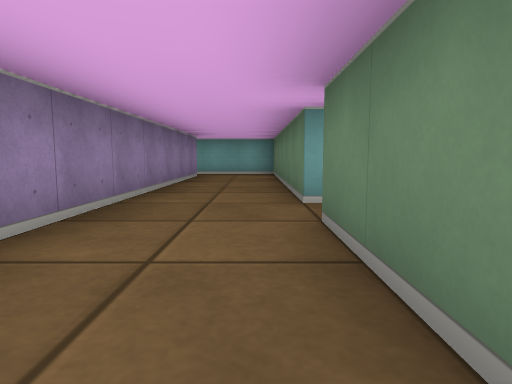
view 1 (above)

18 first-person views from a walk through a cub3D maze. The camera is about half as high as the walls, tilts 6° down and sees 75° across. The floor is counted in squares. Each view is taken from the middle of a square. On the plan, view 1 faces up. The plan holds only what a view shows up to about 9 squares ahead; the rest is blank.

view 2
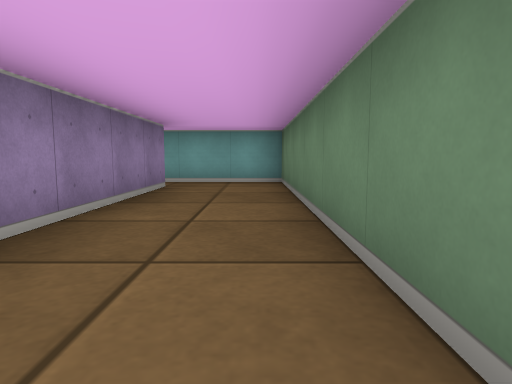

view 3
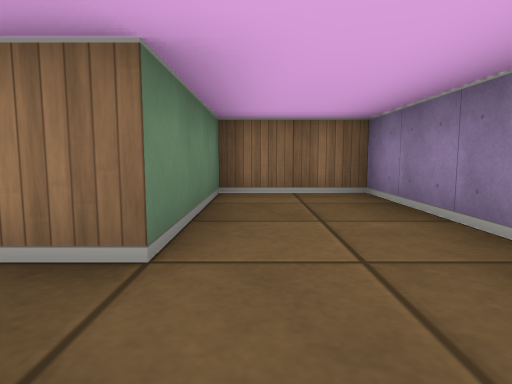

view 4
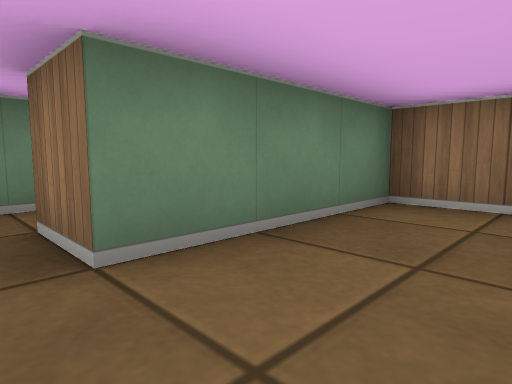

view 5
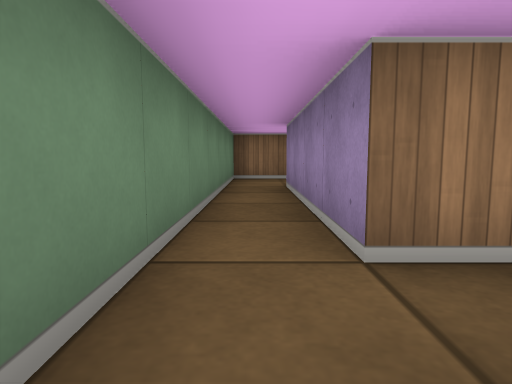

view 6
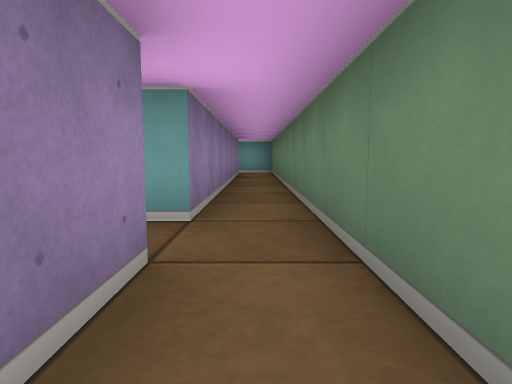

view 7
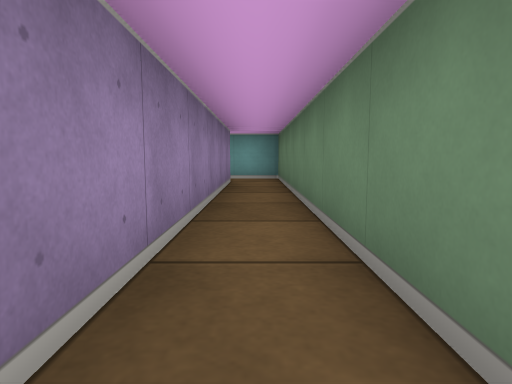

view 8
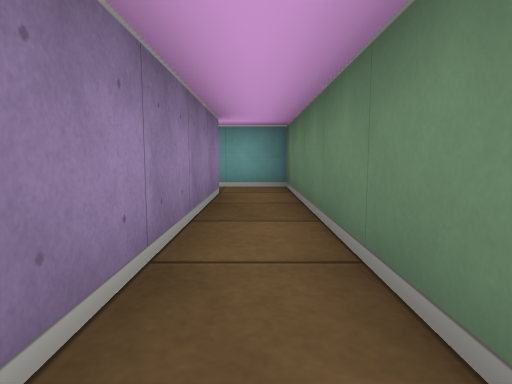

view 9
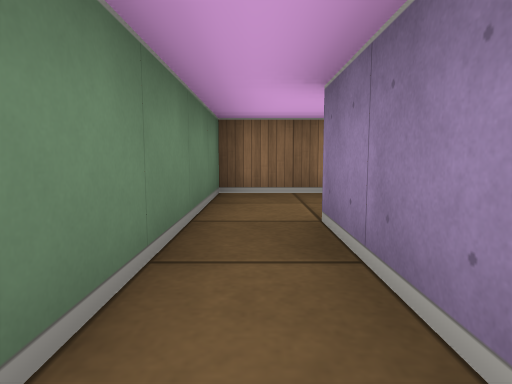

view 10
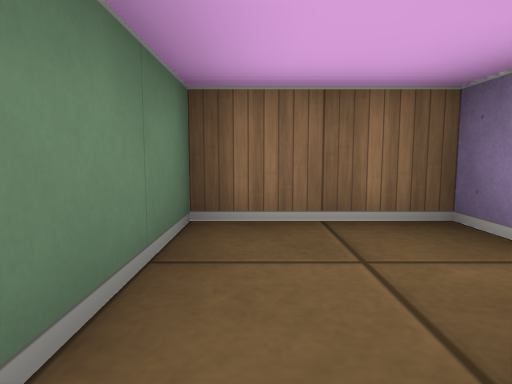

view 11
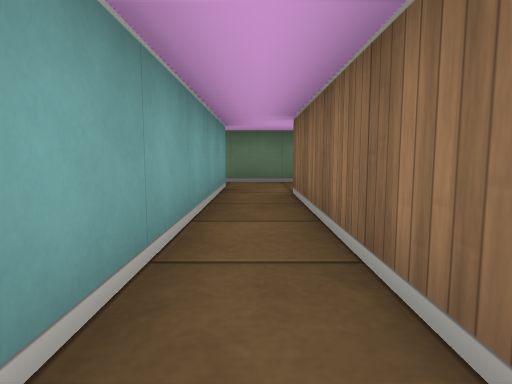

view 12
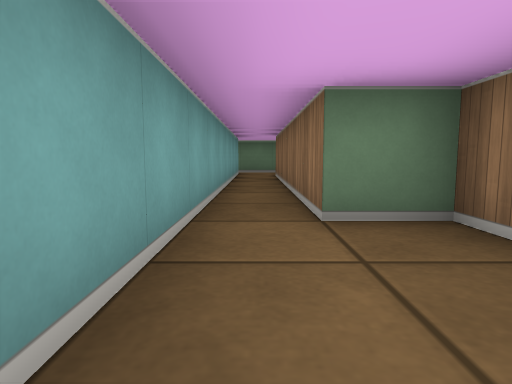

view 13
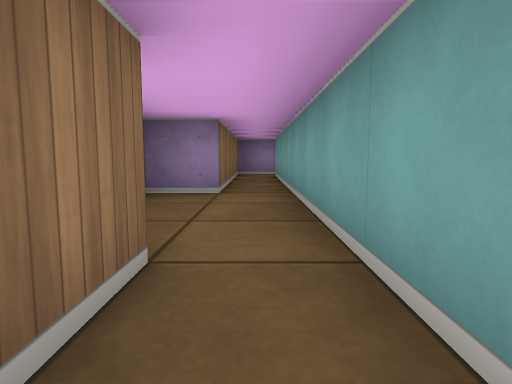

view 14
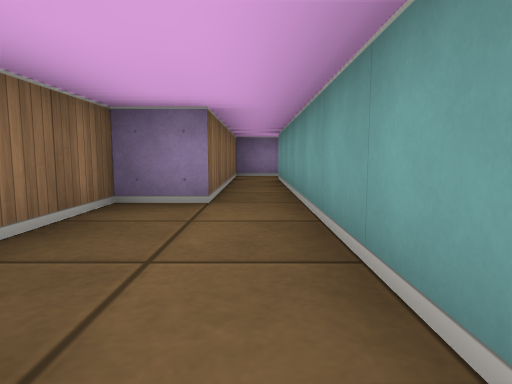

view 15
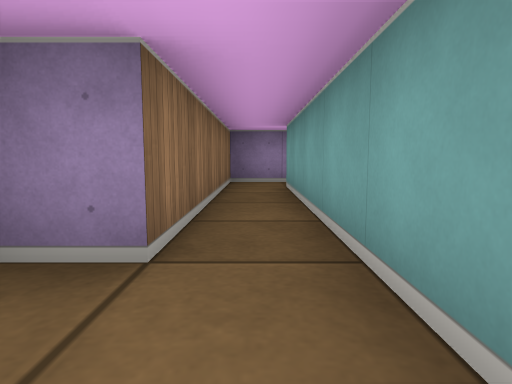

view 16
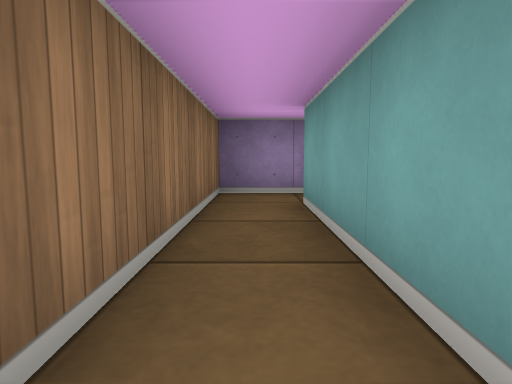

view 17
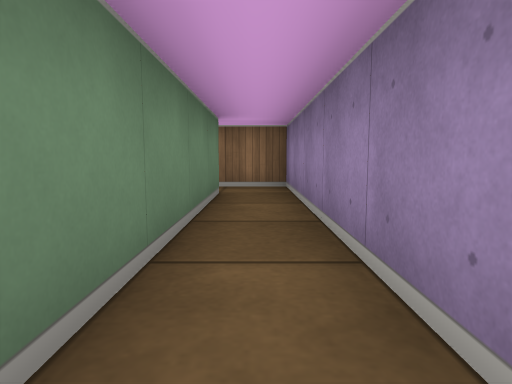

view 18
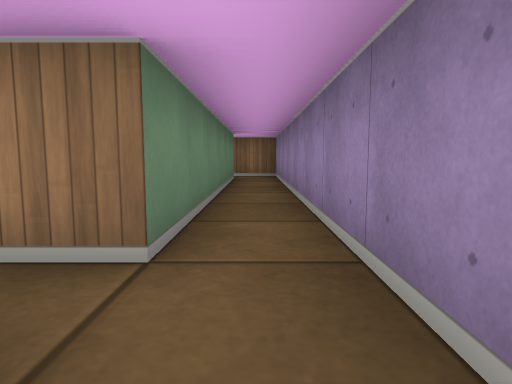

### Floor plan
Key: @ floor where view 1 was taken; # wall or solid block; . floor.
Columns run from 14 left of view 1 to 3 right of it. Each row starts with its distance up from view 1.
 12                ###
 11                ..#
 10             ####.#
  9             ...#.#
  8             #..#.#
  7             #..#.#
  6  .          #..#.#
  5 #..         #..#.#
  4 #.#         #..#.#
  3 #.#         #....#
  2 #.#         #..#.#
  1 #.#         #..#.#
  0 #.#         #.@#.#
 -1 #.##############.#
 -2 #................#
 -3 ######...######..#
 -4      #####    ####

Where each view was taken, in squares from view 1:
view 1: 0 up, 0 right, facing up
view 2: 3 up, 0 right, facing up
view 3: 4 up, 0 right, facing down
view 4: 3 up, 1 left, facing down-right
view 5: 4 up, 2 right, facing down
view 6: 1 up, 2 right, facing up
view 7: 4 up, 2 right, facing up
view 8: 6 up, 2 right, facing up
view 9: 1 up, 2 right, facing down
view 10: 1 down, 2 right, facing down
view 11: 2 down, 4 left, facing right
view 12: 2 down, 8 left, facing right
view 13: 2 down, 4 left, facing left
view 14: 2 down, 5 left, facing left
view 15: 2 down, 7 left, facing left
view 16: 2 down, 9 left, facing left
view 17: 3 up, 13 left, facing down
view 18: 6 up, 13 left, facing down
